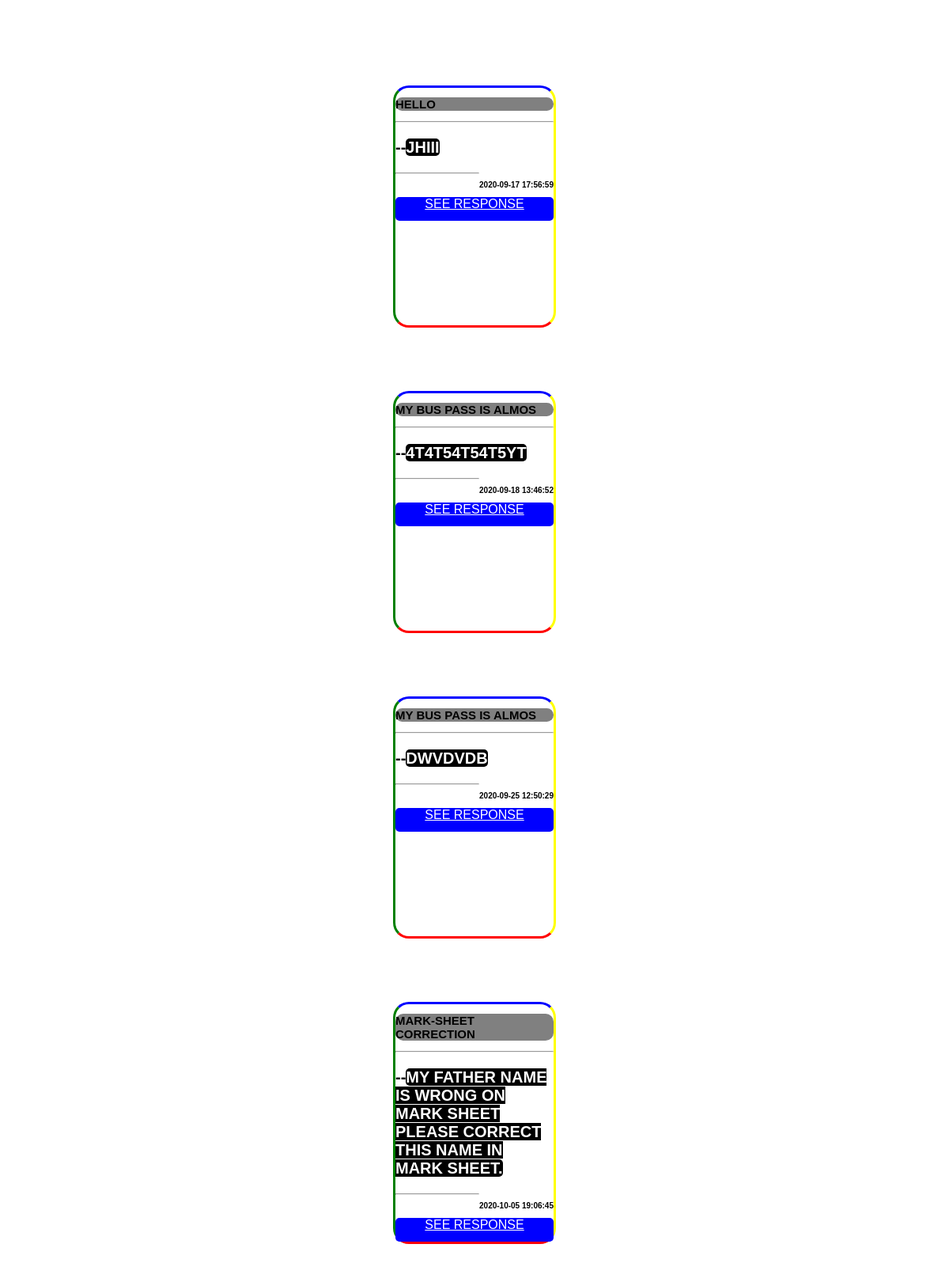
Screenshot of /mycomp.php (signed in) with the database file from the repository.
### tables this page shows
CREATE TABLE IF NOT EXISTS `complain` (
  `c_id` int(11) NOT NULL AUTO_INCREMENT,
  `s_id` int(11) NOT NULL,
  `c_enroll` varchar(20) NOT NULL,
  `c_title` varchar(255) NOT NULL,
  `c_message` varchar(255) NOT NULL,
  `c_file` varchar(255) NOT NULL,
  `c_date` datetime NOT NULL,
  PRIMARY KEY (`c_id`),
  KEY `s_id` (`s_id`)
);

### mycomp.php (the view, shortened to what this page needs)
<!DOCTYPE html>
<html>
<head>
</head>
<body>
<center><h2 style="color:white;"> Your Complains</h2></center>
<?php
require_once("connection.php");
$sid=$_SESSION['id'];
 $sql="select * from complain where s_id='$sid'";
 $res=mysqli_query($con,$sql);
 if(mysqli_num_rows($res)<1){
	 echo " <center><div style='color:white;'>you dont have complain yet</div></center>";
 }
 else{
 while($row=mysqli_fetch_array($res)){
?>
<div class="msg_content">
		<div class="main_mt"><div class="msg_header"><strong><h2><?php echo $row['c_title']; ?></h2></strong></div>
	<hr><div class="msg_complain"><h3>--<span class="mymsg"><?php echo $row['c_message']; ?></span></h3> </div>
	<div class="msg_date"><h3><?php echo $row['c_date'];?></h3> </div>
<hr><a id="myBtn" href="resof_comp.php?cid=<?php echo $row['c_id']?>" class="btnres">see response</a>
</div>
</div>
<?php }}?>
	</body>
</html>

### mycomp.php (style rules this page uses)
body { font-family: Arial, Helvetica, sans-serif; }
.btnres { background-color:blue; color:white; height:25px; width:100%; float:right; text-align:center; margin-bottom:0px; border-radius:5px; height:30px; }
.msg_content { background-color:white; justify-content:center; display:flex; }
.main_mt { background-color:white; margin:40px; width:200px; height:300px; justify-content:center; border-radius:20px; border-bottom:3px solid red; border-left:3px solid green; border-top:3px solid blue; border-right:3px solid yellow; text-transform:uppercase; }
.msg_complain h3 { font-size:20px; height:auto; }
.msg_header h2 { font-size:15px; background-color:gray; border-radius:10px; }
.msg_date h3 { font-size:10px; text-decoration:bold; float:right; }
.msg_complain h3 .mymsg { background-color:black; color:white; border-radius:5px; }

### rows the page displays
complain: c_title "HELLO", c_message "JHIII", c_date "2020-09-17 17:56:59"
complain: c_title "MY BUS PASS IS ALMOS", c_message "4T4T54T54T5YT", c_date "2020-09-18 13:46:52"
complain: c_title "MY BUS PASS IS ALMOS", c_message "DWVDVDB", c_date "2020-09-25 12:50:29"
complain: c_title "MARK-SHEET CORRECTION", c_message "MY FATHER NAME IS WRONG ON MARK SHEET PLEASE CORRECT THIS NAME IN MARK SHEET.", c_date "2020-10-05 19:06:45"
